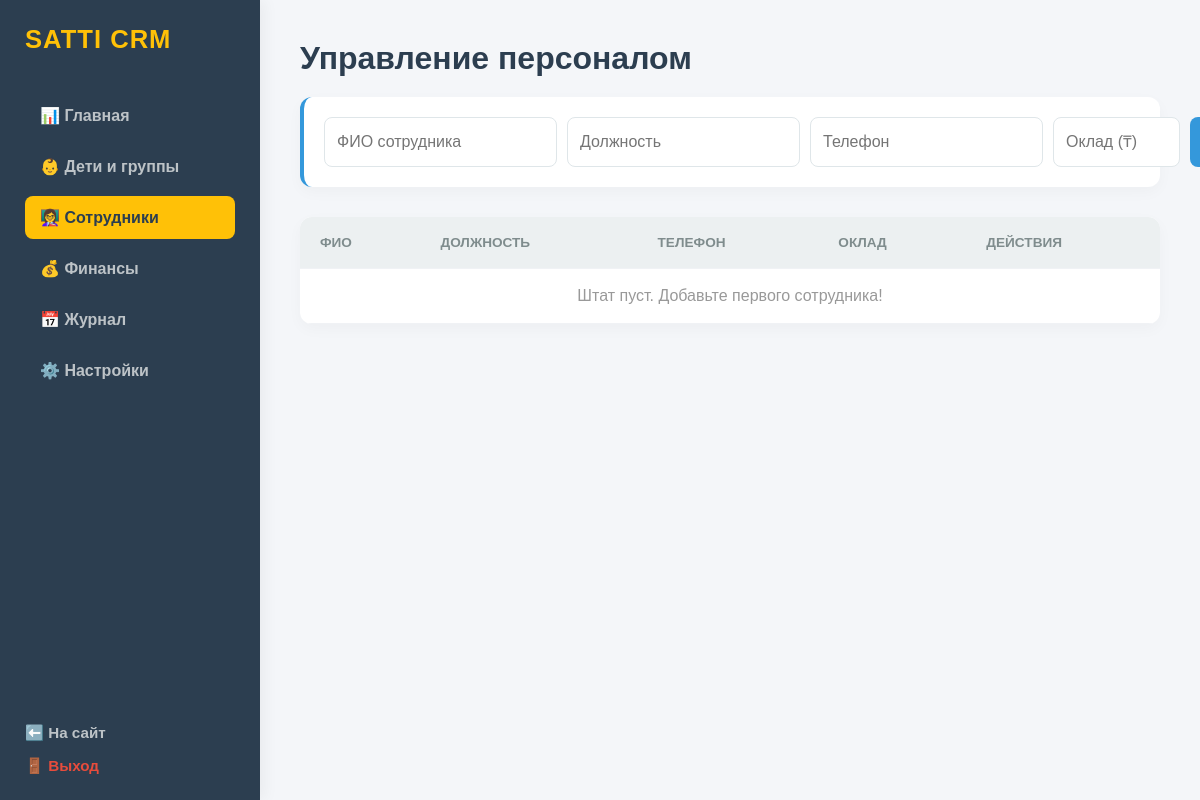
/staff (signed in), run on an earlier commit of the app's database.
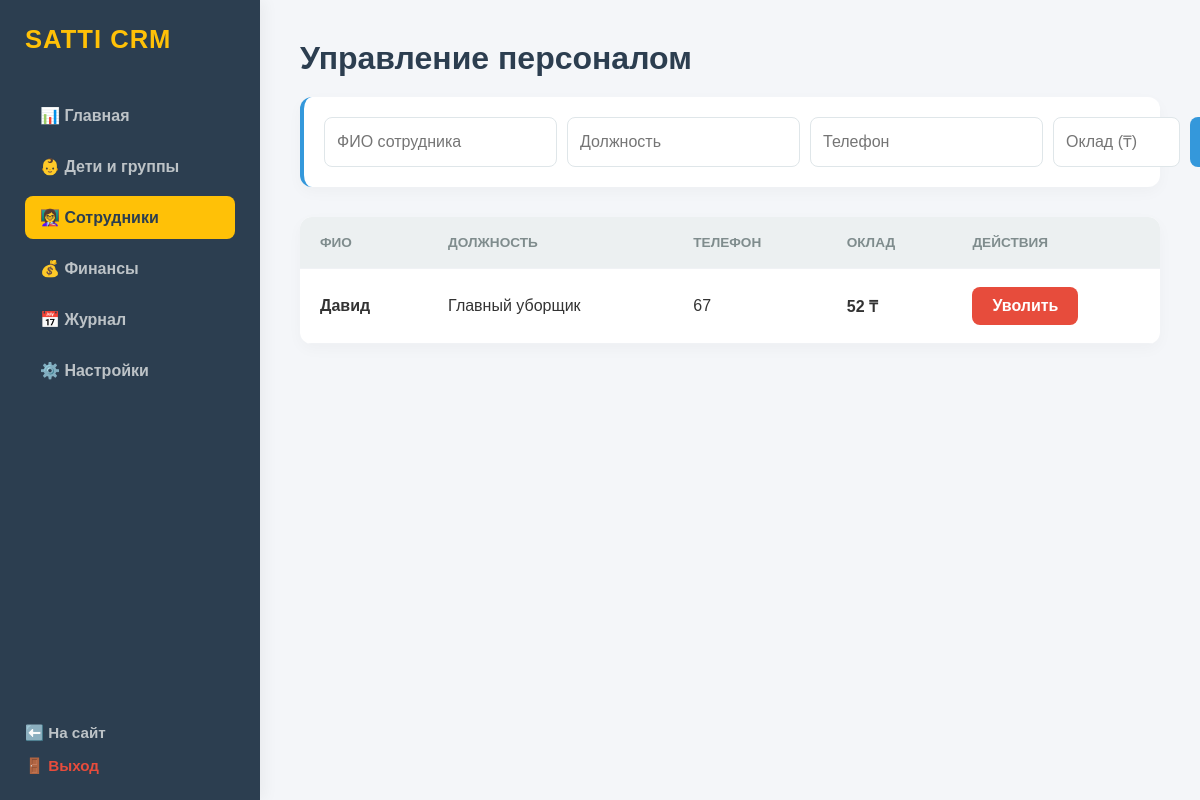
And on a later commit of the database.
### tables this page shows
CREATE TABLE staff 
                 (id INTEGER PRIMARY KEY AUTOINCREMENT, name TEXT, position TEXT, phone TEXT, salary INTEGER);

### app.py (the view)
@app.route('/staff')
def staff_page():
    if not session.get('logged_in'): return redirect('/login')
    conn = get_db_connection()
    c = conn.cursor()
    c.execute("SELECT * FROM staff")
    staff_list = c.fetchall()
    conn.close()
    return render_template('staff.html', staff=staff_list)

### app.py (called while the page is built)
def get_db_connection():
    return sqlite3.connect(DB_PATH)

### templates/staff.html (shortened to what this page needs)
<!DOCTYPE html>
<html lang="ru">
<head>
    <link rel="stylesheet" href="{{ url_for('static', filename='css/crm.css') }}">
    <link rel="stylesheet" href="{{ url_for('static', filename='css/mobile.css') }}">
</head>
<body>
    <div class="sidebar">
        <a href="/dashboard" class="logo">SATTI CRM</a>
        <div class="menu">
            <a href="/dashboard">📊 Главная</a>
            <a href="/groups">👶 Дети и группы</a>
            <a href="/staff" class="active">👩‍🏫 Сотрудники</a> <a href="/finance">💰 Финансы</a>
            <a href="/journal">📅 Журнал</a>
            <a href="/settings">⚙️ Настройки</a>
        </div>
        <br>
        <div style="margin-top: auto;">
            <a href="/" style="color: #bdc3c7; text-decoration: none; font-size: 0.95rem; display: block; margin-bottom: 15px; font-weight: bold;">⬅️ На сайт</a>
            <a href="/logout" style="color: #e74c3c; text-decoration: none; font-size: 0.95rem; font-weight: bold;">🚪 Выход</a>
        </div>
    </div>
    <div class="main-content">
        <h1>Управление персоналом</h1>
        <form action="/add_staff" method="POST" class="add-form">
            <input type="text" name="name" placeholder="ФИО сотрудника" maxlength="50" required>
            <input type="text" name="position" placeholder="Должность" maxlength="30" required>
            <input type="tel" name="phone" placeholder="Телефон" pattern="[\+0-9]+" maxlength="15" required>
            <input type="number" name="salary" placeholder="Оклад (₸)" min="0" max="5000000" required>
            <button type="submit" class="btn btn-primary">➕ Добавить</button>
        </form>
        <table>
            <thead>
                <tr>
                    <th>ФИО</th>
                    <th>Должность</th>
                    <th>Телефон</th>
                    <th>Оклад</th>
                    <th>Действия</th>
                </tr>
            </thead>
            <tbody>
                {% for person in staff %}
                <tr>
                    <td><strong>{{ person[1] }}</strong></td>
                    <td>{{ person[2] }}</td>
                    <td>{{ person[3] }}</td>
                    <td><strong>{{ person[4] }} ₸</strong></td>
                    <td>
                        <a href="/delete_staff/{{ person[0] }}" class="btn btn-danger" onclick="return confirm('Точно уволить сотрудника? Он автоматически отвяжется от своих групп.');">Уволить</a>
                    </td>
                </tr>
                {% else %}
                <tr><td colspan="5" style="text-align: center; color: #999;">Штат пуст. Добавьте первого сотрудника!</td></tr>
                {% endfor %}
            </tbody>
        </table>
    </div>
</body>
</html>

What changed in the data, as far as the page shows it:
added staff: name "Давид", position "Главный уборщик", phone "67", salary "52"
Also different on the page:
text no longer shown: "Штат пуст. Добавьте первого сотрудника!"
